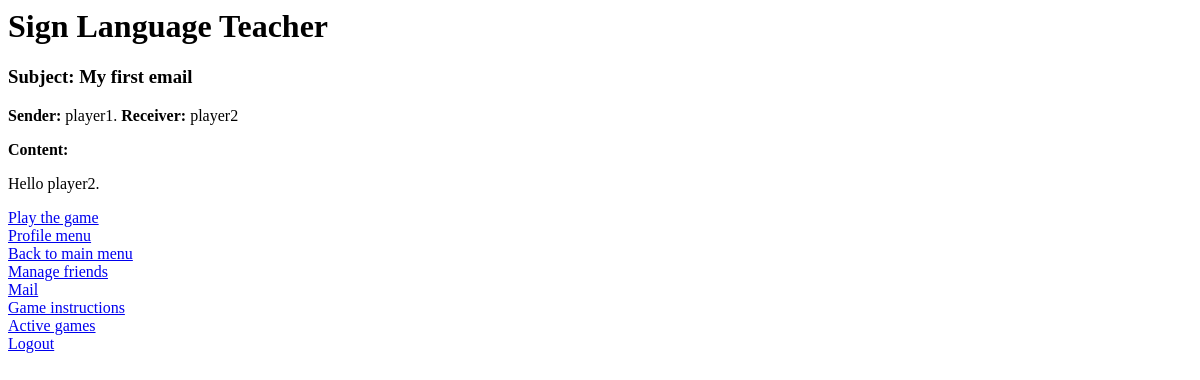
/sign-language-teacher/inbox/1/ (signed in), run on an earlier commit of the app's database.
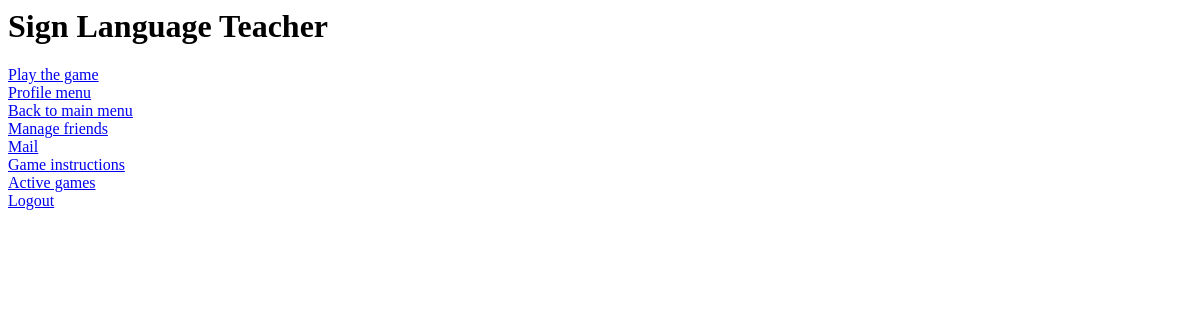
And on a later commit of the database.
### registration/models.py (models this page shows, shortened)
class Message(models.Model):
    sender = models.ForeignKey(User, related_name='sent', on_delete=models.SET_NULL, null=True)
    receiver = models.ForeignKey(User, related_name='received', on_delete=models.SET_NULL, null=True)
    subject = models.CharField(max_length=50, blank=True)
    body = models.CharField(max_length=250, blank=True)
    sent_date = models.DateTimeField(auto_now_add=True)
    deleted_by_sender = models.BooleanField(default=False)
    deleted_by_receiver = models.BooleanField(default=False)

### registration/views.py (the view)
# urls.py: path('inbox/<int:message_id>/', views.view_message, name='view-message'),
def view_message(request, message_id):
    if request.user is None or not request.user.is_authenticated:
        return HttpResponse("Not logged in")
    try:
        message = Message.objects.get(id=message_id)
    except (TypeError, Message.DoesNotExist):
        message = None
    return render(request, 'registration/message.html', {'user': request.user, 'message': message})

### registration/templates/registration/message.html
{% extends 'registration/index.html' %}
{% block content %}
    {% if message %}
        <h3><strong>Subject:</strong> {{message.subject}}</h3>
        <p><strong>Sender:</strong> {{message.sender}}. <strong>Receiver:</strong> {{message.receiver}}</p>
        <p><strong>Content:</strong></p>
        <p>{{message.body}}</p>
    {% endif %}
{% endblock %}

What changed in the data, as far as the page shows it:
removed Message: subject "My first email", sender "player1", receiver "player2", body "Hello player2."
Also different on the page:
text no longer shown: "Subject: Sender: . Receiver: Content:"
